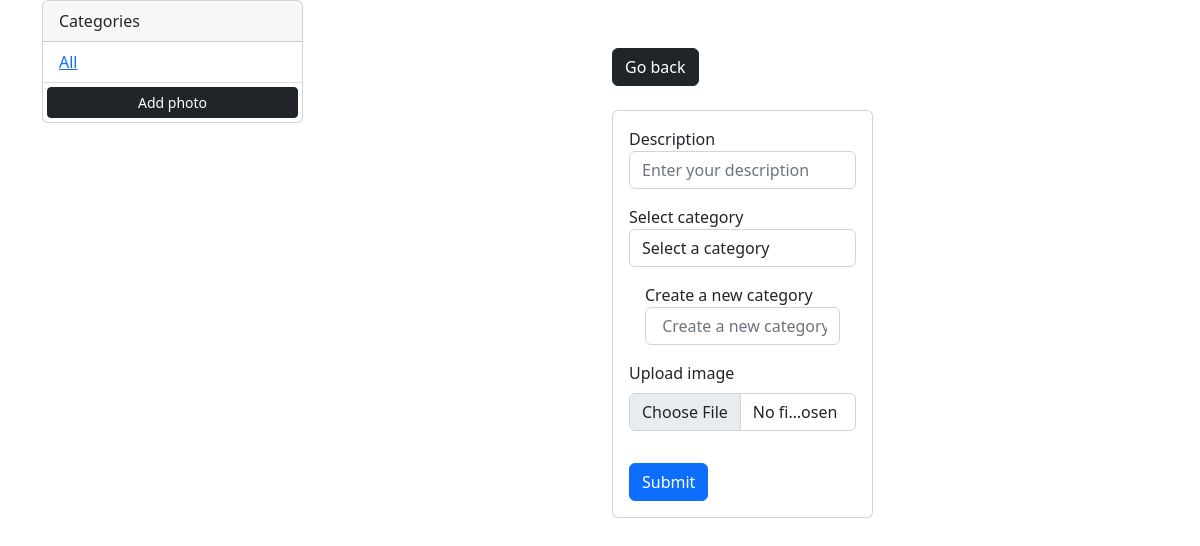
/add/, run on an earlier commit of the app's database.
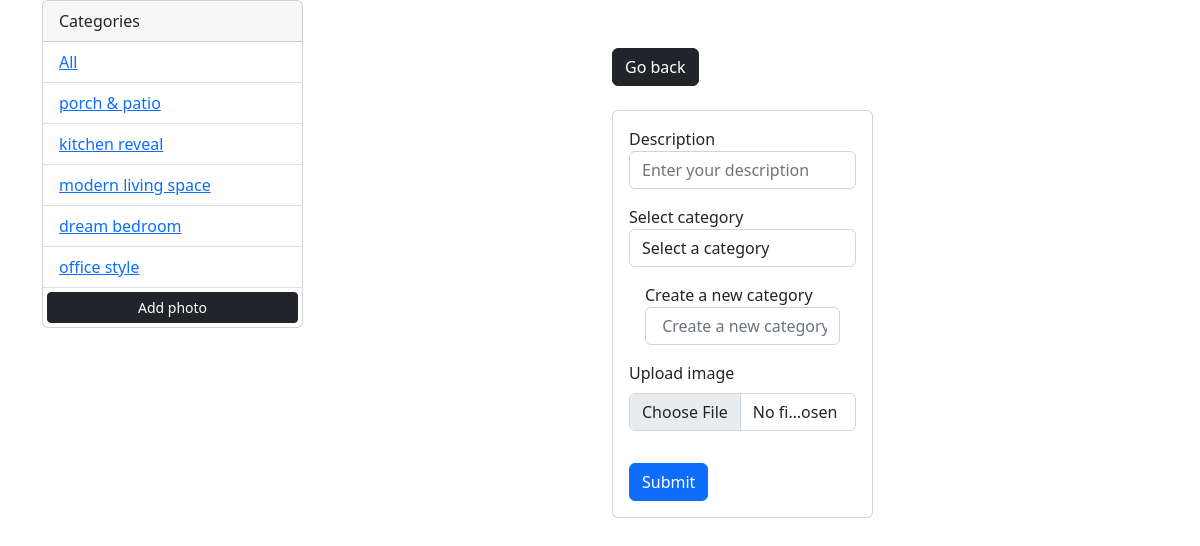
And on a later commit of the database.
### photos/models.py (models this page shows, shortened)
class Category(models.Model):
    name = models.CharField(max_length=100, null=False, blank=False)

### photos/views.py (the view, shortened to what this page needs)
# urls.py: path('add/', views.addPhoto, name='add'),
def addPhoto(request):
    categories = Category.objects.all()
    context = {'categories': categories}
    return render(request, 'pics/add.html', context)

### photos/templates/pics/add.html (shortened to what this page needs)
{% extends 'pics/base.html'%}
{% block content %}
<div class=" row justify-content-center">
    <div class="col-md-4 mt-5">
        <a href="{% url 'gallery'%}" class="btn btn-dark">Go back</a>
       <div class="card mt-4">
        <form method="POST" action=" " enctype="multipart/form-data">
            <div class="form-group m-3">
                <label>Description</label>
                <input required name= "description" type="text" placeholder="Enter your description" class="form-control">
            </div>
            <div class="form-group m-3">
                <label>Select category</label>
                <select name="category" class="form-control">
                    <option value="none">Select a category</option>
                </select>
                <div class="form-group m-3">
                    <label>Create a new category</label>
                    <input name= "category_new" type="text" placeholder=" Create a new category " class="form-control">
                </div>
            </div>
            <div class="m-3">
                <label for="formFile" class="form-label">Upload image</label>
                <input required name="image" class="form-control" type="file" id="formFile">
            </div>
            <button type="submit" class="btn btn-primary m-3">Submit</button>
        </form>
       </div>
    </div>
</div>
{% endblock %}

### photos/templates/pics/base.html (shortened to what this page needs)
{% load static %}
<!DOCTYPE html>
<html lang="en">
  <head>
    <link
      href="https://cdn.jsdelivr.net/npm/bootstrap@5.2.0-beta1/dist/css/bootstrap.min.css"
      rel="stylesheet"
    />
  </head>
  <body>
    <div class="container">
      <div class="row">
        <div class="col-md-3">
          <div class="card">
            <div class="card-header">Categories</div>
            <ul class="list-group list-group-flush">
              <li class="list-group-item">
                  <a href="{% url 'gallery' %}">All</a>
              </li>
              {% for category in categories %}
              <li class=" list-group-item">
                  <a href="{% url 'gallery' %}?category={{category.name}}">
                      {{category.name}}
                  </a>
              </li>
              {% endfor %}
              <a
                href="{% url 'add' %}"
                class="btn btn-dark btn-block btn-sm m-1"
                >Add photo</a
              >
            </ul>
          </div>
        </div>
        <div class="col-md-9">{% block content %}{% endblock%}</div>
      </div>
    </div>
  </body>
</html>

What changed in the data, as far as the page shows it:
added Category: name "porch & patio"
added Category: name "kitchen reveal"
added Category: name "modern living space"
added Category: name "dream bedroom"
added Category: name "office style"
